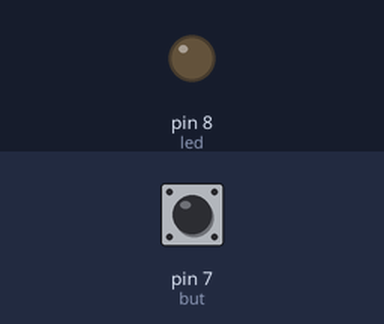
Recording of a sketch running on a simulated Arduino Uno, built with avr-gcc and run on an emulated ATmega328P. Shown: output pins drawn as LEDs (lit = HIGH). The inputs (shaded band) are chosen by the test bench; at power-on: pin 7 (but) LOW.

Above: at 1.2 s.
1.3 s: pin 7 (but) pulled HIGH for 0.15 s
At 1.37 s:
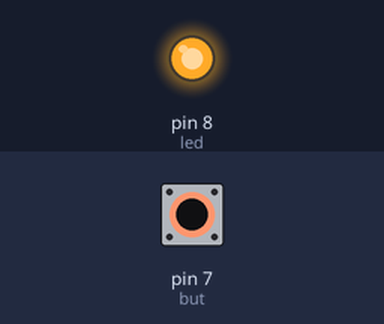
2.9 s: pin 7 (but) pulled HIGH for 3.2 s
At 7.2 s:
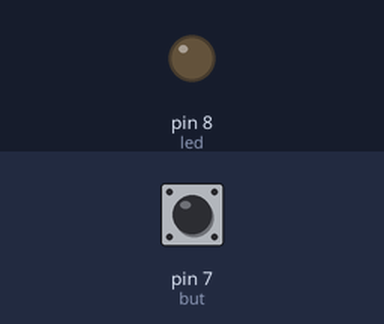
Timing chart, 0 to 8.7 s (numbered marks = the images above; inputs shaded):
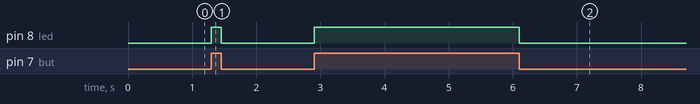

Measured:
- after the input at 1.3 s, pin 8 (led): LOW → HIGH at once, → LOW 0.15 s later
- after the input at 2.9 s, pin 8 (led): LOW → HIGH at once, → LOW 3.2 s later

The sketch:

Test_Voltmeter.ino
```cpp
int led = 8;
int but = 7;
bool butt = false;

void setup() {
  // put your setup code here, to run once:
pinMode(led, OUTPUT);
pinMode(but, INPUT);
digitalWrite(led, HIGH);
}

void loop() {
  // put your main code here, to run repeatedly:
  butt = digitalRead(but);
  digitalWrite(led, butt);
}
```
